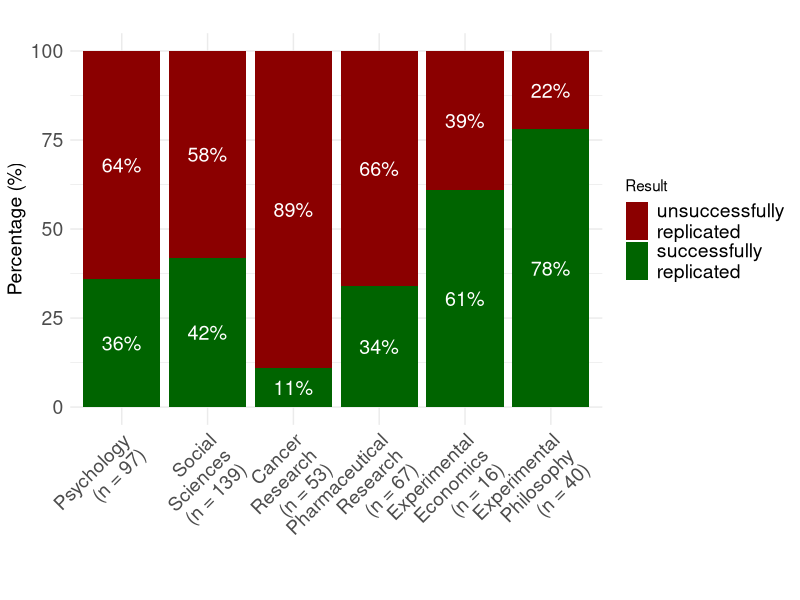

Reproduce this figure in R.
## ---- chunk 1
library(ggplot2)
library(tidyverse)

# Note Felix: Changed Exp. Phil. back to 78/22% as this is the p-value metric (consistent to the other projects).
# Prinz et al (2011; PHarmaceutical Research): Computed replication rate as: (3+5+14)/(22+43) (excluding "not applicable")
# Removed "Economics (43/57)", as these were Reproductions (moved to next slide on Reproduction successes)
# Added "Social Sciences"

# Sample data
df <- data.frame(
  Category = rep(
    c(
      "Psychology (n = 97)",
      "Social Sciences (n = 139)",
      "Cancer Research (n = 53)",
      "Pharmaceutical Research (n = 67)",
      "Experimental Economics (n = 16)",
      "Experimental Philosophy (n = 40)"
    ),
    each = 2
  ),
  Result = rep(
    c("successfully replicated", "unsuccessfully replicated"),
    times = 6
  ),
  Value = c(36, 64, 42, 58, 11, 89, 34, 66, 61, 39, 78, 22)
)

# Preserve order of bars on x-axis
df$Category <- factor(
  df$Category,
  levels = c(
    "Psychology (n = 97)",
    "Social Sciences (n = 139)",
    "Cancer Research (n = 53)",
    "Pharmaceutical Research (n = 67)",
    "Experimental Economics (n = 16)",
    "Experimental Philosophy (n = 40)"
  )
)

# Make stacking order explicit: unsuccessfully replicated on top, successfully on bottom.
df$Result <- factor(
  df$Result,
  levels = c("unsuccessfully replicated", "successfully replicated")
)

# Plot
ggplot(df, aes(x = Category, y = Value, fill = Result)) +
  geom_bar(stat = "identity") +
  geom_text(
    aes(label = paste0(Value, "%")), # use position_stack(vjust = 0.5) to center a label inside each segment
    position = position_stack(vjust = 0.5),
    color = "white",
    size = 5
  ) +
  labs(title = "", x = "", y = "Percentage (%)") +
  scale_fill_manual(
    values = c(
      "successfully replicated" = "darkgreen",
      "unsuccessfully replicated" = "darkred"
    ),
    labels = function(x) str_wrap(x, width = 12)
  ) + # wrap legend names
  theme_minimal() +
  scale_x_discrete(labels = function(x) str_wrap(x, width = 10)) + # to wrap text
  theme(
    axis.text.x = element_text(angle = 45, hjust = 1, size = 14),
    axis.text.y = element_text(size = 14),
    axis.title.x = element_text(size = 14),
    axis.title.y = element_text(size = 14),
    legend.text = element_text(size = 14)
  )
